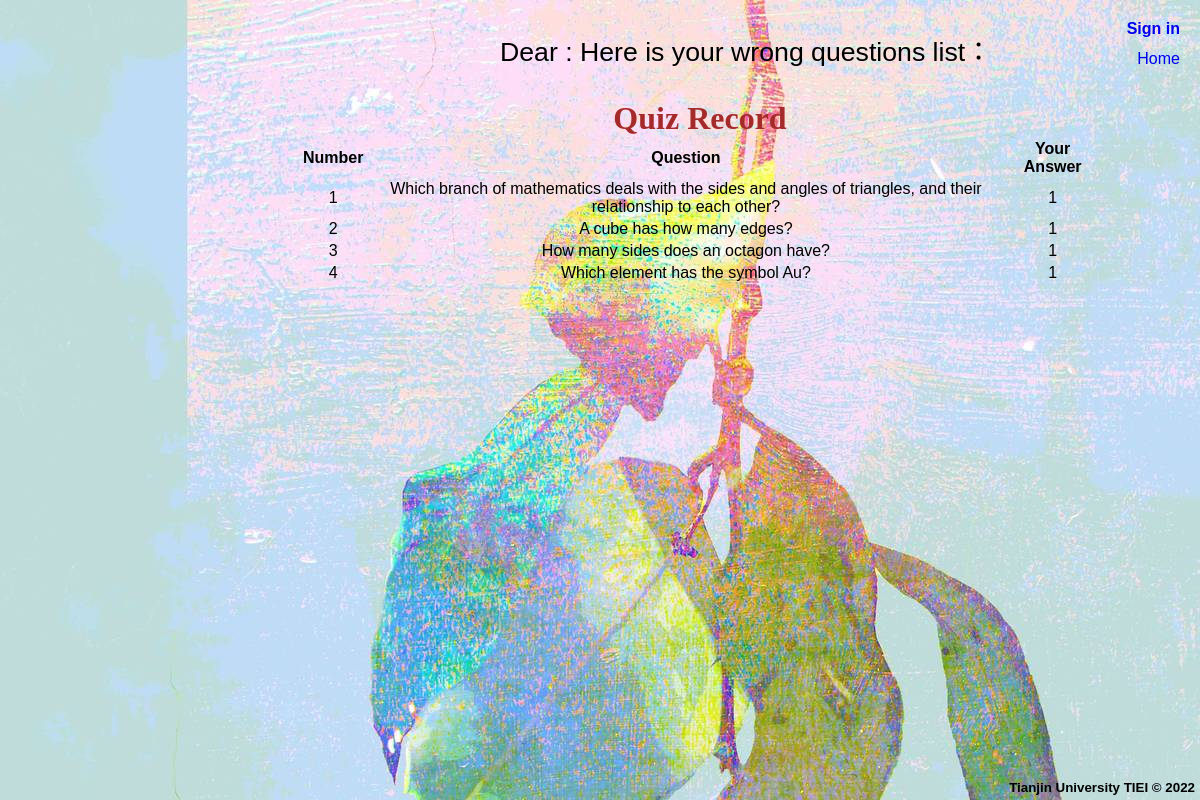
Screenshot of /php/showwrong.php?id=99 with the database file from the repository.
### tables this page shows
CREATE TABLE `wrong_questions` (
  `id` int(11) NOT NULL AUTO_INCREMENT,
  `item_id` int(11) NOT NULL,
  `user_id` int(11) NOT NULL,
  `question_id` int(11) DEFAULT NULL,
  `wrong_answer` varchar(50) DEFAULT NULL,
  PRIMARY KEY (`id`),
  UNIQUE KEY `wrong_questions_id_uindex` (`id`)
);

CREATE TABLE `questions` (
  `id` int(11) NOT NULL AUTO_INCREMENT,
  `category` varchar(50) NOT NULL,
  `level` int(11) NOT NULL,
  `question` text NOT NULL,
  `answer` varchar(50) DEFAULT NULL,
  `creator` int(11) DEFAULT '0',
  PRIMARY KEY (`id`),
  UNIQUE KEY `questions_id_uindex` (`id`)
);

### include/util.inc.php (called while the page is built, shortened)
<?php
function getPDO() {
    $host = 'localhost';
    $db   = 'project';
    $user = 'root';
    $pass = '12345678';
    $charset = 'utf8';
    $dsn = "mysql:host=$host;dbname=$db;charset=$charset";
    $options = [
        PDO::ATTR_ERRMODE            => PDO::ERRMODE_EXCEPTION,
        PDO::ATTR_DEFAULT_FETCH_MODE => PDO::FETCH_ASSOC,
        PDO::ATTR_EMULATE_PREPARES   => false,
    ];
    try {
        return new PDO($dsn, $user, $pass, $options);
    } catch (\PDOException $e) {
        throw new \PDOException($e->getMessage(), (int)$e->getCode());
    }
}
function showWrongListByItem($item_id){
    $PDO = getPDO();
    $result = $PDO->query("SELECT project.questions.question,project.wrong_questions.wrong_answer FROM project.questions inner join project.wrong_questions
    on project.wrong_questions.question_id = project.questions.id AND project.wrong_questions.item_id = $item_id");
    return $result;
}

### php/showwrong.php (the view, shortened to what this page needs)
<?php
include("../include/util.inc.php");
include("../include/opening.inc.php");
$name = $_SESSION['name'];
?>
<link rel="stylesheet" type="text/css" href="../css/common.css">
<link rel="stylesheet" type="text/css" href="../css/record.css">
<?php
if (!isset($_SESSION['name'])){
    $banner = "<a href = 'signin_form.php' style='font-weight: bolder;text-decoration: none' >Sign in</a>";
}
else{
    $name = $_SESSION['name'];
    $banner = "<a href = 'signout.php' title='click to sign out' style='font-weight: bolder;text-decoration: none'>Welcome $name</a>";
}
?>
<span><?= $banner?></span><br><br>
<span><a href="../index.php" style="text-decoration: none" title="back to home page">Home</a></span>
<div id="record">
    <div id="top">
        Dear <?= $name?> :
        Here is your wrong questions list：
    </div>
    <div id="bottom">
        <table id="table" width="800">
            <caption style="font-family: 'Times New Roman';font-size: 24pt;font-weight: bolder;color: brown">Quiz Record</caption>
            <tr id="table_head"><th>Number</th><th>Question</th><th>Your Answer</th></tr>
            <?php
            $records = showWrongListByItem($_GET['id']);
            $count =  $records->rowCount();
            $index = 1;
            for ($index ; $index <= $count ; $index++){
                $record = $records->fetch();
                echo "<tr><td>$index</td><td>{$record['question']}</td><td>{$record['wrong_answer']}</td></tr>";
            }
            ?>
        </table>
    </div>
</div>

### css/common.css (style rules this page uses)
body { background-image: url("../images/index-background.jpg"); text-align: center; font-family: Arial, Helvetica, sans-serif; font-size: 10pt; margin: 0px; padding: 0px; }
span { position: absolute; right: 20px; margin-top: 20px; font-size: 12pt; }
#footer { color: black; font-weight: bold; background-repeat: repeat-x; width: 100%; text-align: right; padding: 5px; position: fixed; bottom:0; right:0; }

### css/record.css (style rules this page uses)
#table { font-size: 12pt; position: absolute; top: 100px; left: 300px; text-align: center; }
#top { font-size: 20pt; position: absolute; top: 30px; left: 500px; text-align: center; }

### rows the page displays
wrong_questions: question.question "Which branch of mathematics deals with the sides and angles of triangles, and their relationship to each other?", wrong_answer "1"
wrong_questions: question.question "A cube has how many edges?", wrong_answer "1"
wrong_questions: question.question "How many sides does an octagon have?", wrong_answer "1"
wrong_questions: question.question "Which element has the symbol Au?", wrong_answer "1"
